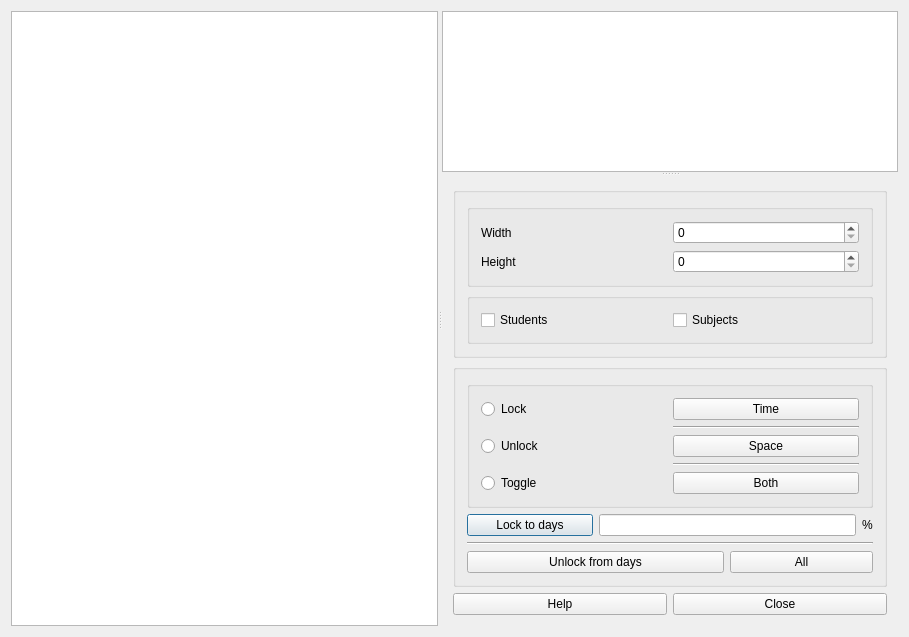
<?xml version="1.0" encoding="UTF-8"?>
<ui version="4.0">
 <class>TimetableViewTeachersTimeHorizontalForm_template</class>
 <widget class="QDialog" name="TimetableViewTeachersTimeHorizontalForm_template">
  <property name="geometry">
   <rect>
    <x>0</x>
    <y>0</y>
    <width>909</width>
    <height>637</height>
   </rect>
  </property>
  <property name="windowTitle">
   <string extracomment="Title of dialog to view the teachers timetable">View teachers time horizontal timetable</string>
  </property>
  <layout class="QGridLayout" name="gridLayout_5">
   <item row="0" column="0">
    <widget class="QSplitter" name="horizontalSplitter">
     <property name="orientation">
      <enum>Qt::Horizontal</enum>
     </property>
     <widget class="QTableWidget" name="teachersTimetableTable"/>
     <widget class="QSplitter" name="verticalSplitter">
      <property name="orientation">
       <enum>Qt::Vertical</enum>
      </property>
      <widget class="QPlainTextEdit" name="detailsTextEdit"/>
      <widget class="QWidget" name="layoutWidget">
       <layout class="QVBoxLayout" name="verticalLayout">
        <item>
         <widget class="QGroupBox" name="groupBox_3">
          <property name="title">
           <string/>
          </property>
          <layout class="QGridLayout" name="gridLayout_3">
           <item row="0" column="0">
            <widget class="QGroupBox" name="groupBox">
             <property name="title">
              <string/>
             </property>
             <layout class="QGridLayout" name="gridLayout">
              <item row="0" column="0">
               <layout class="QHBoxLayout" name="horizontalLayout">
                <item>
                 <widget class="QLabel" name="label">
                  <property name="text">
                   <string>Width</string>
                  </property>
                 </widget>
                </item>
                <item>
                 <widget class="QSpinBox" name="widthSpinBox"/>
                </item>
               </layout>
              </item>
              <item row="1" column="0">
               <layout class="QHBoxLayout" name="horizontalLayout_3">
                <item>
                 <widget class="QLabel" name="heightTextLabel">
                  <property name="text">
                   <string>Height</string>
                  </property>
                 </widget>
                </item>
                <item>
                 <widget class="QSpinBox" name="heightSpinBox"/>
                </item>
               </layout>
              </item>
             </layout>
            </widget>
           </item>
           <item row="1" column="0">
            <widget class="QGroupBox" name="groupBox_6">
             <property name="title">
              <string/>
             </property>
             <layout class="QGridLayout" name="gridLayout_6">
              <item row="0" column="0">
               <widget class="QCheckBox" name="studentsCheckBox">
                <property name="text">
                 <string>Students</string>
                </property>
               </widget>
              </item>
              <item row="0" column="1">
               <widget class="QCheckBox" name="subjectsCheckBox">
                <property name="text">
                 <string>Subjects</string>
                </property>
               </widget>
              </item>
             </layout>
            </widget>
           </item>
          </layout>
         </widget>
        </item>
        <item>
         <widget class="QGroupBox" name="groupBox_5">
          <property name="title">
           <string/>
          </property>
          <layout class="QGridLayout" name="gridLayout_4">
           <item row="1" column="3">
            <widget class="QLabel" name="lockToDaysWeightLabel">
             <property name="sizePolicy">
              <sizepolicy hsizetype="Maximum" vsizetype="Preferred">
               <horstretch>0</horstretch>
               <verstretch>0</verstretch>
              </sizepolicy>
             </property>
             <property name="text">
              <string comment="The percentage symbol">%</string>
             </property>
            </widget>
           </item>
           <item row="1" column="1" colspan="2">
            <widget class="QLineEdit" name="lockToDaysWeightLineEdit"/>
           </item>
           <item row="1" column="0">
            <widget class="QPushButton" name="lockToDaysPushButton">
             <property name="text">
              <string>Lock to days</string>
             </property>
            </widget>
           </item>
           <item row="3" column="0" colspan="2">
            <widget class="QPushButton" name="unlockFromDaysPushButton">
             <property name="text">
              <string>Unlock from days</string>
             </property>
            </widget>
           </item>
           <item row="2" column="0" colspan="4">
            <widget class="Line" name="line_4">
             <property name="orientation">
              <enum>Qt::Horizontal</enum>
             </property>
            </widget>
           </item>
           <item row="3" column="2" colspan="2">
            <widget class="QPushButton" name="unlockAllFromDaysPushButton">
             <property name="text">
              <string comment="It refers to activities">All</string>
             </property>
            </widget>
           </item>
           <item row="0" column="0" colspan="4">
            <widget class="QGroupBox" name="groupBox_2">
             <property name="title">
              <string/>
             </property>
             <layout class="QGridLayout" name="gridLayout_2">
              <item row="0" column="0">
               <widget class="QRadioButton" name="lockRadioButton">
                <property name="text">
                 <string>Lock</string>
                </property>
               </widget>
              </item>
              <item row="2" column="1">
               <widget class="QPushButton" name="lockSpacePushButton">
                <property name="text">
                 <string extracomment="This is a button in a timetable view dialog (There are 3 buttons in total, user can toggle locked/unlocked time, space or both).">Space</string>
                </property>
               </widget>
              </item>
              <item row="2" column="0">
               <widget class="QRadioButton" name="unlockRadioButton">
                <property name="text">
                 <string>Unlock</string>
                </property>
               </widget>
              </item>
              <item row="0" column="1">
               <widget class="QPushButton" name="lockTimePushButton">
                <property name="text">
                 <string extracomment="This is a button in a timetable view dialog (There are 3 buttons in total, user can toggle locked/unlocked time, space or both).">Time</string>
                </property>
               </widget>
              </item>
              <item row="4" column="0">
               <widget class="QRadioButton" name="toggleRadioButton">
                <property name="text">
                 <string>Toggle</string>
                </property>
               </widget>
              </item>
              <item row="1" column="1">
               <widget class="Line" name="line">
                <property name="orientation">
                 <enum>Qt::Horizontal</enum>
                </property>
               </widget>
              </item>
              <item row="4" column="1">
               <widget class="QPushButton" name="lockTimeSpacePushButton">
                <property name="text">
                 <string extracomment="This is a button in a timetable view dialog (There are 3 buttons in total, user can toggle locked/unlocked time, space or both).">Both</string>
                </property>
                <property name="shortcut">
                 <string/>
                </property>
               </widget>
              </item>
              <item row="3" column="1">
               <widget class="Line" name="line_2">
                <property name="orientation">
                 <enum>Qt::Horizontal</enum>
                </property>
               </widget>
              </item>
             </layout>
            </widget>
           </item>
          </layout>
         </widget>
        </item>
        <item>
         <layout class="QHBoxLayout" name="horizontalLayout_2">
          <item>
           <widget class="QPushButton" name="helpPushButton">
            <property name="text">
             <string>Help</string>
            </property>
           </widget>
          </item>
          <item>
           <widget class="QPushButton" name="closePushButton">
            <property name="text">
             <string>Close</string>
            </property>
           </widget>
          </item>
         </layout>
        </item>
       </layout>
      </widget>
     </widget>
    </widget>
   </item>
  </layout>
 </widget>
 <layoutdefault spacing="6" margin="11"/>
 <resources/>
 <connections/>
</ui>
